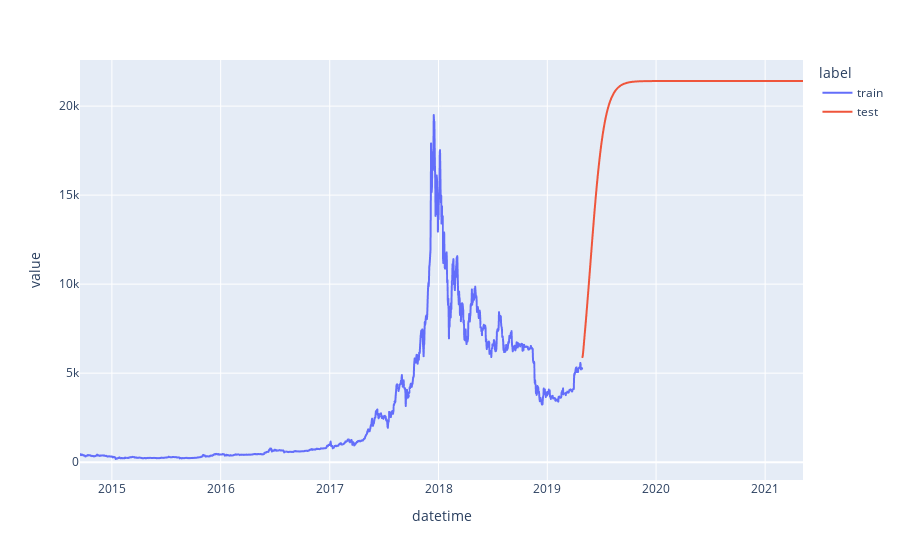

Here is the notebook cell this chart was saved with:
### Code cell
fig = px.line(df_forecast_lstm, x=df_forecast_lstm.index, y="value", color="label")
fig.show()

### Figure 1 — Plotly figure (JSON) as saved in the notebook; plotly's stock layout.template omitted (floating-point values rounded to 4 significant figures; data arrays with more than 128 entries replaced by an {"elided": "..."} marker saying what was removed)
{"data": [{"hovertemplate": "label=train<br>datetime=%{x}<br>value=%{y}<extra></extra>", "legendgroup": "train", "line": {"color": "#636efa", "dash": "solid"}, "mode": "lines", "name": "train", "showlegend": true, "type": "scattergl", "x": {"elided": "1686 str values"}, "xaxis": "x", "y": {"elided": "1686 float values"}, "yaxis": "y"}, {"hovertemplate": "label=test<br>datetime=%{x}<br>value=%{y}<extra></extra>", "legendgroup": "test", "line": {"color": "#EF553B", "dash": "solid"}, "mode": "lines", "name": "test", "showlegend": true, "type": "scattergl", "x": {"elided": "741 str values"}, "xaxis": "x", "y": {"elided": "741 float values"}, "yaxis": "y"}], "layout": {"autosize": true, "legend": {"title": {"text": "label"}, "tracegroupgap": 0}, "margin": {"t": 60}, "xaxis": {"anchor": "y", "autorange": true, "domain": [0, 1], "range": ["2014-09-16", "2021-05-08"], "title": {"text": "datetime"}, "type": "date"}, "yaxis": {"anchor": "x", "autorange": true, "domain": [0, 1], "range": [-1001.0, 22590.0], "title": {"text": "value"}, "type": "linear"}}}
